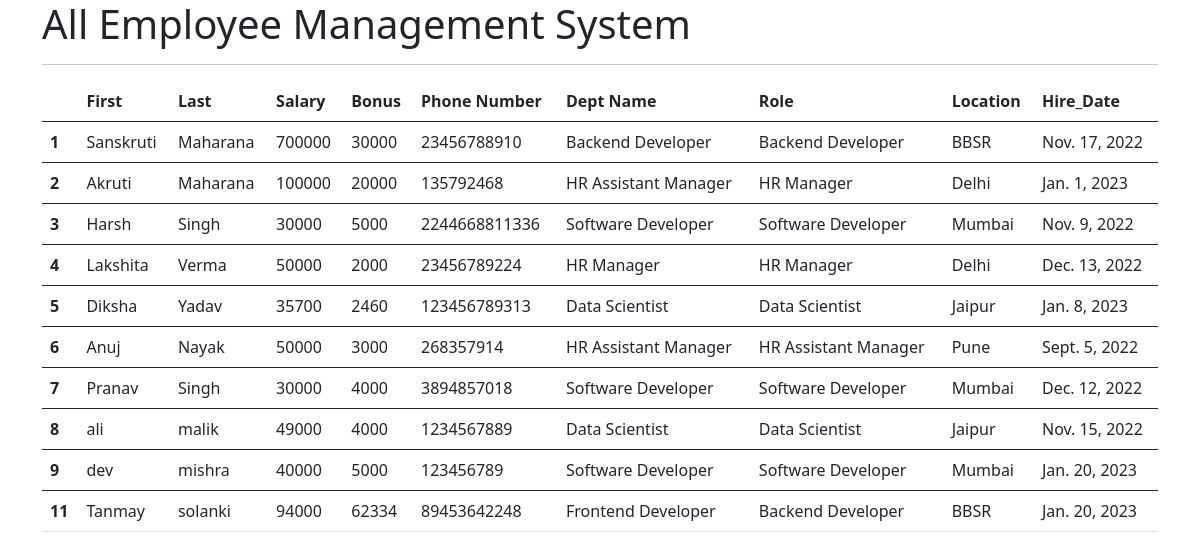
The app's page /all_emp with its own data.
### emp_app/models.py (models this page shows, shortened)
class Employee(models.Model):
    first_name = models.CharField(max_length=100, null=False)
    last_name = models.CharField(max_length=100)
    dept = models.ForeignKey(Department,on_delete=models.CASCADE)
    salary = models.IntegerField(default=0)
    bonus = models.IntegerField(default=0)
    role = models.ForeignKey(Role,on_delete=models.CASCADE)
    phone = models.IntegerField(default=0)
    hire_date = models.DateField()
    def __str__(self):
        return "%s %s" %(self.first_name,self.last_name)

class Role(models.Model):
    name = models.CharField(max_length=100,null=False)

class Department(models.Model):
    name = models.CharField(max_length=100,null=False)
    location = models.CharField(max_length=100)

### emp_app/views.py (the view)
# urls.py: path('all_emp',views.all_emp ,name ='all_emp'),
def all_emp(request):
    emps = Employee.objects.all()
    context = {
        'emps':emps
    }
    print(context)
    return render(request,'all_emp.html',context)

### emp_app/templates/all_emp.html (shortened to what this page needs)
<!doctype html>
<html lang="en">
  <head>
    <link href="https://cdn.jsdelivr.net/npm/bootstrap@5.0.2/dist/css/bootstrap.min.css" rel="stylesheet">
  </head>
  <body>
    <div class ="container">
        <h1>All Employee Management System</h1>
        <hr>
    <table class="table">
        <thead>
          <tr>
            <th scope="col"></th>
            <th scope="col">First</th>
            <th scope="col">Last</th>
            <th scope="col">Salary</th>
            <th scope="col">Bonus</th>
            <th scope="col">Phone Number</th>
            <th scope="col">Dept Name</th>
            <th scope="col">Role</th>
            <th scope="col">Location</th>
            <th scope="col">Hire_Date</th>
          </tr>
        </thead>
             {% for emp in emps %}
        <tbody>
          <tr>
            <th scope="row">{{emp.id}}</th>
            <td>{{emp.first_name}}</td>
            <td>{{emp.last_name}}</td>
            <td>{{emp.salary}}</td>
            <td>{{emp.bonus}}</td>
            <td>{{emp.phone}}</td>
            <td>{{emp.role.name}}</td>
            <td>{{emp.dept.name}}</td>
            <td>{{emp.dept.location}}</td>
            <td>{{emp.hire_date}}</td>
          </tr>
        </tbody>
          {% endfor %}
      </table>
    </div>
  </body>
</html>

### records on screen
Employee: id "1", first_name "Sanskruti", last_name "Maharana", salary "700000", bonus "30000", phone "23456788910", role.name "Backend Developer", dept.name "Backend Developer", dept.location "BBSR", hire_date "Nov. 17, 2022"
Employee: id "2", first_name "Akruti", last_name "Maharana", salary "100000", bonus "20000", phone "135792468", role.name "HR Assistant Manager", dept.name "HR Manager", dept.location "Delhi", hire_date "Jan. 1, 2023"
Employee: id "3", first_name "Harsh", last_name "Singh", salary "30000", bonus "5000", phone "2244668811336", role.name "Software Developer", dept.name "Software Developer", dept.location "Mumbai", hire_date "Nov. 9, 2022"
Employee: id "4", first_name "Lakshita", last_name "Verma", salary "50000", bonus "2000", phone "23456789224", role.name "HR Manager", dept.name "HR Manager", dept.location "Delhi", hire_date "Dec. 13, 2022"
Employee: id "5", first_name "Diksha", last_name "Yadav", salary "35700", bonus "2460", phone "123456789313", role.name "Data Scientist", dept.name "Data Scientist", dept.location "Jaipur", hire_date "Jan. 8, 2023"
Employee: id "6", first_name "Anuj", last_name "Nayak", salary "50000", bonus "3000", phone "268357914", role.name "HR Assistant Manager", dept.name "HR Assistant Manager", dept.location "Pune", hire_date "Sept. 5, 2022"
Employee: id "7", first_name "Pranav", last_name "Singh", salary "30000", bonus "4000", phone "3894857018", role.name "Software Developer", dept.name "Software Developer", dept.location "Mumbai", hire_date "Dec. 12, 2022"
Employee: id "8", first_name "ali", last_name "malik", salary "49000", bonus "4000", phone "1234567889", role.name "Data Scientist", dept.name "Data Scientist", dept.location "Jaipur", hire_date "Nov. 15, 2022"
Employee: id "9", first_name "dev", last_name "mishra", salary "40000", bonus "5000", phone "123456789", role.name "Software Developer", dept.name "Software Developer", dept.location "Mumbai", hire_date "Jan. 20, 2023"
Employee: id "11", first_name "Tanmay", last_name "solanki", salary "94000", bonus "62334", phone "89453642248", role.name "Frontend Developer", dept.name "Backend Developer", dept.location "BBSR", hire_date "Jan. 20, 2023"
